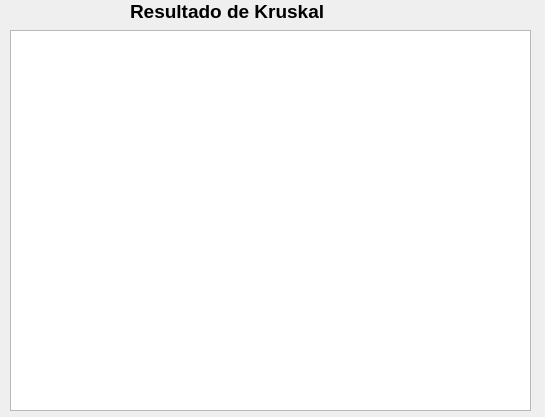
<?xml version="1.0" encoding="UTF-8"?>
<ui version="4.0">
 <class>Kruskal</class>
 <widget class="QDialog" name="Kruskal">
  <property name="geometry">
   <rect>
    <x>0</x>
    <y>0</y>
    <width>545</width>
    <height>417</height>
   </rect>
  </property>
  <property name="windowTitle">
   <string>Dialog</string>
  </property>
  <widget class="QLabel" name="label0_2">
   <property name="geometry">
    <rect>
     <x>130</x>
     <y>0</y>
     <width>231</width>
     <height>21</height>
    </rect>
   </property>
   <property name="text">
    <string>&lt;html&gt;&lt;head/&gt;&lt;body&gt;&lt;p&gt;&lt;span style=&quot; font-size:14pt; font-weight:600;&quot;&gt;Resultado de Kruskal&lt;/span&gt;&lt;/p&gt;&lt;/body&gt;&lt;/html&gt;</string>
   </property>
  </widget>
  <widget class="QPlainTextEdit" name="dijkstra">
   <property name="geometry">
    <rect>
     <x>10</x>
     <y>30</y>
     <width>521</width>
     <height>381</height>
    </rect>
   </property>
   <property name="readOnly">
    <bool>true</bool>
   </property>
  </widget>
 </widget>
 <resources/>
 <connections/>
</ui>
